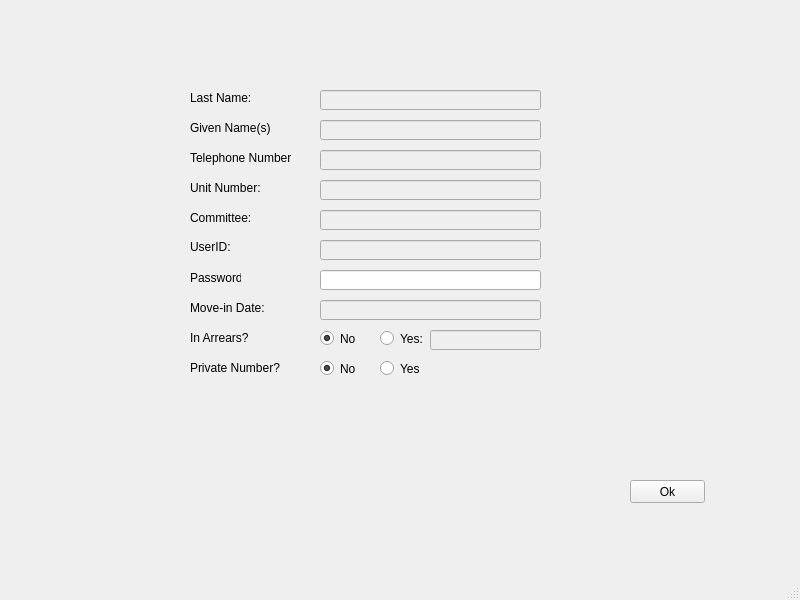
<?xml version="1.0" encoding="UTF-8"?>
<ui version="4.0">
 <class>MainWindow</class>
 <widget class="QMainWindow" name="MainWindow">
  <property name="geometry">
   <rect>
    <x>0</x>
    <y>0</y>
    <width>800</width>
    <height>600</height>
   </rect>
  </property>
  <property name="windowTitle">
   <string>MainWindow</string>
  </property>
  <widget class="QWidget" name="centralwidget">
   <widget class="QLineEdit" name="LastNameEdit">
    <property name="enabled">
     <bool>false</bool>
    </property>
    <property name="geometry">
     <rect>
      <x>320</x>
      <y>90</y>
      <width>221</width>
      <height>20</height>
     </rect>
    </property>
    <property name="text">
     <string/>
    </property>
   </widget>
   <widget class="QLabel" name="UserIDLabel">
    <property name="geometry">
     <rect>
      <x>190</x>
      <y>240</y>
      <width>46</width>
      <height>13</height>
     </rect>
    </property>
    <property name="text">
     <string>UserID:</string>
    </property>
   </widget>
   <widget class="QLabel" name="PrivateNoLabel">
    <property name="geometry">
     <rect>
      <x>190</x>
      <y>360</y>
      <width>91</width>
      <height>16</height>
     </rect>
    </property>
    <property name="text">
     <string>Private Number?</string>
    </property>
   </widget>
   <widget class="QLabel" name="LastNameLabel">
    <property name="geometry">
     <rect>
      <x>190</x>
      <y>90</y>
      <width>61</width>
      <height>16</height>
     </rect>
    </property>
    <property name="text">
     <string>Last Name:</string>
    </property>
   </widget>
   <widget class="QLineEdit" name="CommitteeEdit">
    <property name="enabled">
     <bool>false</bool>
    </property>
    <property name="geometry">
     <rect>
      <x>320</x>
      <y>210</y>
      <width>221</width>
      <height>20</height>
     </rect>
    </property>
   </widget>
   <widget class="QLabel" name="NumberLabel">
    <property name="geometry">
     <rect>
      <x>190</x>
      <y>150</y>
      <width>101</width>
      <height>16</height>
     </rect>
    </property>
    <property name="text">
     <string>Telephone Number:</string>
    </property>
   </widget>
   <widget class="QRadioButton" name="ArrearsNoButton">
    <property name="geometry">
     <rect>
      <x>320</x>
      <y>330</y>
      <width>82</width>
      <height>17</height>
     </rect>
    </property>
    <property name="text">
     <string>No</string>
    </property>
    <property name="checked">
     <bool>true</bool>
    </property>
    <attribute name="buttonGroup">
     <string>buttonGroup</string>
    </attribute>
   </widget>
   <widget class="QRadioButton" name="PrivateNoButton">
    <property name="geometry">
     <rect>
      <x>320</x>
      <y>360</y>
      <width>82</width>
      <height>17</height>
     </rect>
    </property>
    <property name="text">
     <string>No</string>
    </property>
    <property name="checked">
     <bool>true</bool>
    </property>
    <attribute name="buttonGroup">
     <string>buttonGroup_2</string>
    </attribute>
   </widget>
   <widget class="QLineEdit" name="UnitEdit">
    <property name="enabled">
     <bool>false</bool>
    </property>
    <property name="geometry">
     <rect>
      <x>320</x>
      <y>180</y>
      <width>221</width>
      <height>20</height>
     </rect>
    </property>
   </widget>
   <widget class="QLabel" name="UnitLabel">
    <property name="geometry">
     <rect>
      <x>190</x>
      <y>180</y>
      <width>91</width>
      <height>16</height>
     </rect>
    </property>
    <property name="text">
     <string>Unit Number:</string>
    </property>
   </widget>
   <widget class="QLineEdit" name="lineEdit">
    <property name="enabled">
     <bool>false</bool>
    </property>
    <property name="geometry">
     <rect>
      <x>320</x>
      <y>300</y>
      <width>221</width>
      <height>20</height>
     </rect>
    </property>
   </widget>
   <widget class="QRadioButton" name="ArrearYesButton">
    <property name="geometry">
     <rect>
      <x>380</x>
      <y>330</y>
      <width>82</width>
      <height>17</height>
     </rect>
    </property>
    <property name="text">
     <string>Yes:</string>
    </property>
    <attribute name="buttonGroup">
     <string>buttonGroup</string>
    </attribute>
   </widget>
   <widget class="QRadioButton" name="PrivateYesButton">
    <property name="geometry">
     <rect>
      <x>380</x>
      <y>360</y>
      <width>82</width>
      <height>17</height>
     </rect>
    </property>
    <property name="text">
     <string>Yes</string>
    </property>
    <attribute name="buttonGroup">
     <string>buttonGroup_2</string>
    </attribute>
   </widget>
   <widget class="QLabel" name="InArrearsLabel">
    <property name="geometry">
     <rect>
      <x>190</x>
      <y>330</y>
      <width>61</width>
      <height>16</height>
     </rect>
    </property>
    <property name="text">
     <string>In Arrears?</string>
    </property>
   </widget>
   <widget class="QLineEdit" name="ArrearsAmountEdit">
    <property name="enabled">
     <bool>false</bool>
    </property>
    <property name="geometry">
     <rect>
      <x>430</x>
      <y>330</y>
      <width>111</width>
      <height>20</height>
     </rect>
    </property>
    <property name="frame">
     <bool>true</bool>
    </property>
    <property name="dragEnabled">
     <bool>false</bool>
    </property>
    <property name="readOnly">
     <bool>false</bool>
    </property>
   </widget>
   <widget class="QLineEdit" name="GivenNameEdit">
    <property name="enabled">
     <bool>false</bool>
    </property>
    <property name="geometry">
     <rect>
      <x>320</x>
      <y>120</y>
      <width>221</width>
      <height>20</height>
     </rect>
    </property>
   </widget>
   <widget class="QLineEdit" name="PasswordEdit">
    <property name="geometry">
     <rect>
      <x>320</x>
      <y>270</y>
      <width>221</width>
      <height>20</height>
     </rect>
    </property>
   </widget>
   <widget class="QPushButton" name="pushButton">
    <property name="geometry">
     <rect>
      <x>630</x>
      <y>480</y>
      <width>75</width>
      <height>23</height>
     </rect>
    </property>
    <property name="text">
     <string>Ok</string>
    </property>
   </widget>
   <widget class="QLabel" name="PasswordLabel">
    <property name="geometry">
     <rect>
      <x>190</x>
      <y>270</y>
      <width>51</width>
      <height>16</height>
     </rect>
    </property>
    <property name="text">
     <string>Password:</string>
    </property>
   </widget>
   <widget class="QLabel" name="GivenNameLabel">
    <property name="geometry">
     <rect>
      <x>190</x>
      <y>120</y>
      <width>81</width>
      <height>16</height>
     </rect>
    </property>
    <property name="text">
     <string>Given Name(s):</string>
    </property>
   </widget>
   <widget class="QLineEdit" name="NumberEdit">
    <property name="enabled">
     <bool>false</bool>
    </property>
    <property name="geometry">
     <rect>
      <x>320</x>
      <y>150</y>
      <width>221</width>
      <height>20</height>
     </rect>
    </property>
   </widget>
   <widget class="QLabel" name="CommitteeLabel">
    <property name="geometry">
     <rect>
      <x>190</x>
      <y>210</y>
      <width>71</width>
      <height>16</height>
     </rect>
    </property>
    <property name="text">
     <string>Committee:</string>
    </property>
   </widget>
   <widget class="QLineEdit" name="UserIDEdit">
    <property name="enabled">
     <bool>false</bool>
    </property>
    <property name="geometry">
     <rect>
      <x>320</x>
      <y>240</y>
      <width>221</width>
      <height>20</height>
     </rect>
    </property>
   </widget>
   <widget class="QLabel" name="label">
    <property name="geometry">
     <rect>
      <x>190</x>
      <y>300</y>
      <width>81</width>
      <height>16</height>
     </rect>
    </property>
    <property name="text">
     <string>Move-in Date:</string>
    </property>
   </widget>
  </widget>
  <widget class="QMenuBar" name="menubar">
   <property name="geometry">
    <rect>
     <x>0</x>
     <y>0</y>
     <width>800</width>
     <height>21</height>
    </rect>
   </property>
  </widget>
  <widget class="QStatusBar" name="statusbar"/>
 </widget>
 <resources/>
 <connections>
  <connection>
   <sender>ArrearYesButton</sender>
   <signal>toggled(bool)</signal>
   <receiver>ArrearsAmountEdit</receiver>
   <slot>setEnabled(bool)</slot>
   <hints>
    <hint type="sourcelabel">
     <x>403</x>
     <y>363</y>
    </hint>
    <hint type="destinationlabel">
     <x>477</x>
     <y>367</y>
    </hint>
   </hints>
  </connection>
 </connections>
 <buttongroups>
  <buttongroup name="buttonGroup"/>
  <buttongroup name="buttonGroup_2"/>
 </buttongroups>
</ui>
